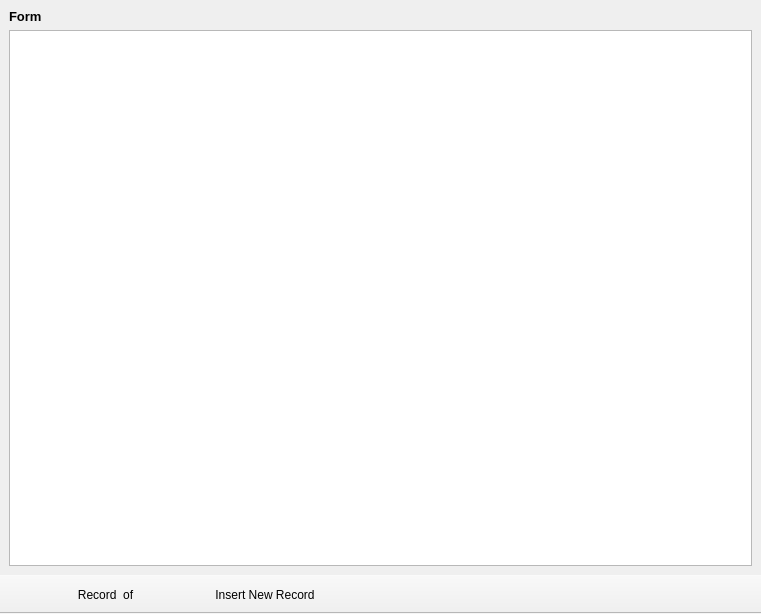
<?xml version="1.0" encoding="UTF-8"?>
<ui version="4.0">
 <class>MainWindow</class>
 <widget class="QMainWindow" name="MainWindow">
  <property name="geometry">
   <rect>
    <x>0</x>
    <y>0</y>
    <width>761</width>
    <height>614</height>
   </rect>
  </property>
  <property name="windowTitle">
   <string>Entity</string>
  </property>
  <widget class="QWidget" name="centralwidget">
   <layout class="QVBoxLayout" name="verticalLayout">
    <item>
     <widget class="QLabel" name="label">
      <property name="font">
       <font>
        <pointsize>10</pointsize>
        <weight>75</weight>
        <bold>true</bold>
       </font>
      </property>
      <property name="text">
       <string>Form</string>
      </property>
     </widget>
    </item>
    <item>
     <widget class="QTableView" name="tableView">
      <property name="editTriggers">
       <set>QAbstractItemView::AnyKeyPressed|QAbstractItemView::DoubleClicked|QAbstractItemView::EditKeyPressed|QAbstractItemView::SelectedClicked</set>
      </property>
      <property name="alternatingRowColors">
       <bool>true</bool>
      </property>
      <property name="selectionBehavior">
       <enum>QAbstractItemView::SelectRows</enum>
      </property>
      <property name="sortingEnabled">
       <bool>true</bool>
      </property>
     </widget>
    </item>
   </layout>
  </widget>
  <widget class="QToolBar" name="toolbNav">
   <property name="windowTitle">
    <string>toolBar_2</string>
   </property>
   <property name="movable">
    <bool>false</bool>
   </property>
   <property name="toolButtonStyle">
    <enum>Qt::ToolButtonTextBesideIcon</enum>
   </property>
   <attribute name="toolBarArea">
    <enum>BottomToolBarArea</enum>
   </attribute>
   <attribute name="toolBarBreak">
    <bool>false</bool>
   </attribute>
   <addaction name="actionFirst"/>
   <addaction name="actionPrev"/>
   <addaction name="actionRecordNr"/>
   <addaction name="actionNext"/>
   <addaction name="actionLast"/>
   <addaction name="actionNewRecord"/>
  </widget>
  <action name="actionNewRecord">
   <property name="icon">
    <iconset resource="../resources/icons.qrc">
     <normaloff>:/CRUD_S/icons/addNewRecord.png</normaloff>:/CRUD_S/icons/addNewRecord.png</iconset>
   </property>
   <property name="text">
    <string>Insert New Record</string>
   </property>
   <property name="toolTip">
    <string>Add a New Record</string>
   </property>
  </action>
  <action name="actionFirst">
   <property name="icon">
    <iconset resource="../resources/icons.qrc">
     <normaloff>:/navigation/icons/GoToFirstRecord.png</normaloff>:/navigation/icons/GoToFirstRecord.png</iconset>
   </property>
   <property name="text">
    <string/>
   </property>
   <property name="toolTip">
    <string>Go to First Record</string>
   </property>
  </action>
  <action name="actionPrev">
   <property name="icon">
    <iconset resource="../resources/icons.qrc">
     <normaloff>:/navigation/icons/GoToPrevRecord.png</normaloff>:/navigation/icons/GoToPrevRecord.png</iconset>
   </property>
   <property name="text">
    <string/>
   </property>
   <property name="toolTip">
    <string>Go to Previous Record</string>
   </property>
  </action>
  <action name="actionNext">
   <property name="icon">
    <iconset resource="../resources/icons.qrc">
     <normaloff>:/navigation/icons/GoToNextRecord.png</normaloff>:/navigation/icons/GoToNextRecord.png</iconset>
   </property>
   <property name="text">
    <string/>
   </property>
   <property name="toolTip">
    <string>Go to Next Record</string>
   </property>
  </action>
  <action name="actionLast">
   <property name="icon">
    <iconset resource="../resources/icons.qrc">
     <normaloff>:/navigation/icons/GoToLastRecord.png</normaloff>:/navigation/icons/GoToLastRecord.png</iconset>
   </property>
   <property name="text">
    <string/>
   </property>
   <property name="toolTip">
    <string>Go to Last Record</string>
   </property>
  </action>
  <action name="actionRecordNr">
   <property name="text">
    <string>Record ... of ...</string>
   </property>
  </action>
  <action name="actionDelete">
   <property name="icon">
    <iconset resource="../resources/icons.qrc">
     <normaloff>:/CRUD_S/icons/deleteRecord.png</normaloff>:/CRUD_S/icons/deleteRecord.png</iconset>
   </property>
   <property name="text">
    <string>Delete</string>
   </property>
   <property name="toolTip">
    <string>Delete Record/s</string>
   </property>
  </action>
  <action name="actionSave">
   <property name="icon">
    <iconset resource="../resources/icons.qrc">
     <normaloff>:/CRUD_S/icons/save.png</normaloff>:/CRUD_S/icons/save.png</iconset>
   </property>
   <property name="text">
    <string>Save</string>
   </property>
   <property name="toolTip">
    <string>Save all Records</string>
   </property>
  </action>
  <action name="actionFind">
   <property name="icon">
    <iconset resource="../resources/icons.qrc">
     <normaloff>:/CRUD_S/icons/search.png</normaloff>:/CRUD_S/icons/search.png</iconset>
   </property>
   <property name="text">
    <string>Find</string>
   </property>
   <property name="toolTip">
    <string>Find a record</string>
   </property>
  </action>
 </widget>
 <resources>
  <include location="../resources/icons.qrc"/>
 </resources>
 <connections/>
</ui>
